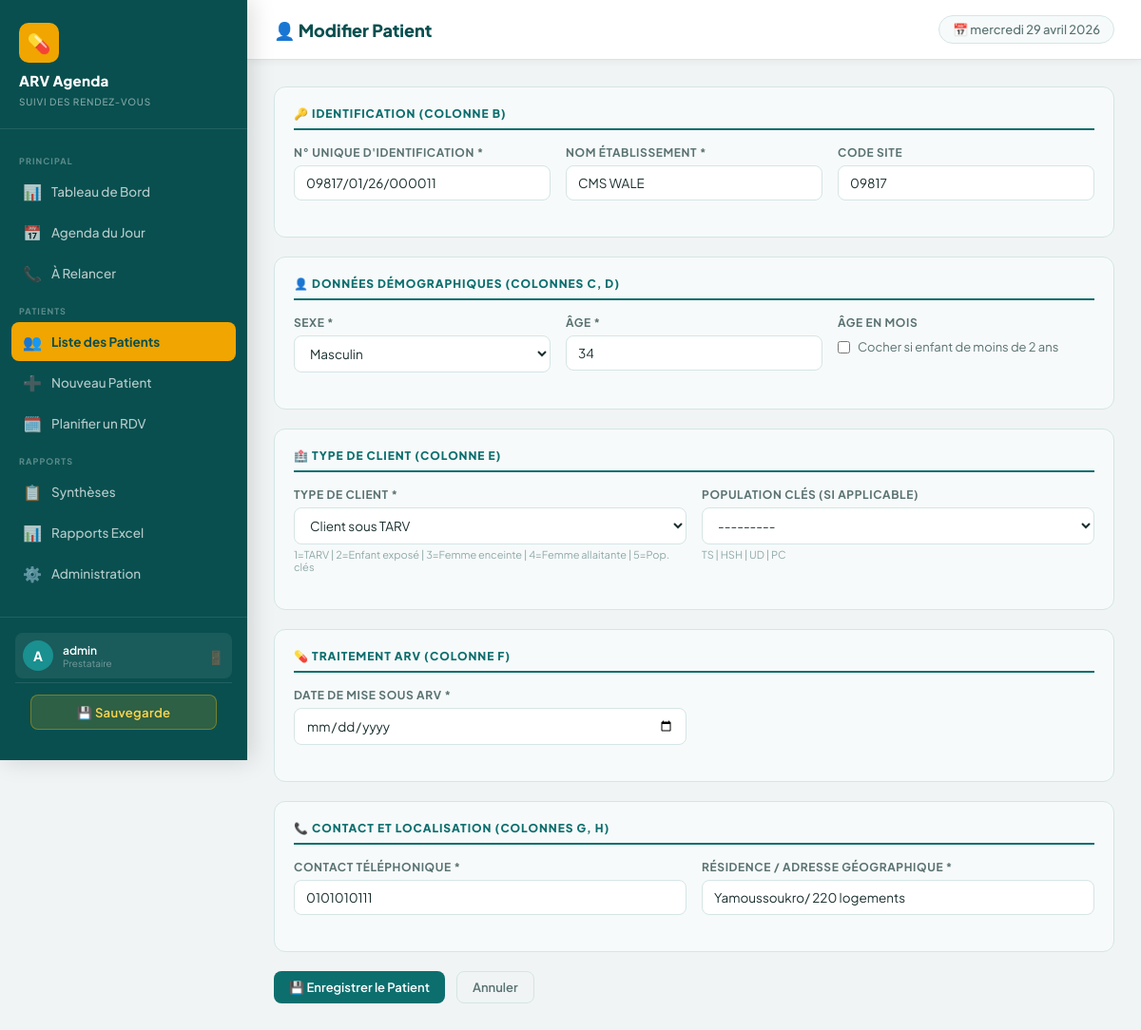
/patients/11/modifier/ (signed in), run on the app's committed database.
### agenda/models.py (models this page shows, shortened)
class Patient(models.Model):
    numero_unique = models.CharField(max_length=50, unique=True, verbose_name="N° Unique d'identification")
    code_etablissement = models.CharField(max_length=20, verbose_name="Code établissement")
    numero_site = models.CharField(max_length=20, blank=True, verbose_name="N° Site")
    sexe = models.CharField(max_length=1, choices=SEXE_CHOICES, verbose_name="Sexe")
    age = models.PositiveIntegerField(verbose_name="Âge")
    age_en_mois = models.BooleanField(default=False, verbose_name="Âge en mois (< 2 ans)")
    type_client = models.CharField(max_length=1, choices=TYPE_CLIENT_CHOICES, verbose_name="Type de client")
    population_cles = models.CharField(max_length=10, choices=POPULATION_CLES_CHOICES, blank=True, verbose_name="Population clés")
    date_mise_sous_arv = models.DateField(verbose_name="Date de mise sous ARV")
    contact_telephone = models.CharField(max_length=20, verbose_name="Contact téléphonique")
    residence_adresse = models.CharField(max_length=255, verbose_name="Résidence/Adresse géographique")
    cree_par = models.ForeignKey(User, on_delete=models.SET_NULL, null=True, related_name='patients_crees')
    date_creation = models.DateTimeField(auto_now_add=True)
    class Meta:
        verbose_name = "Patient"
        verbose_name_plural = "Patients"

### agenda/views.py (the view)
# urls.py: path('patients/<int:pk>/modifier/', views.patient_edit, name='patient_edit'),
@login_required
def patient_edit(request, pk):
    patient = get_object_or_404(Patient, pk=pk)
    if request.method == 'POST':
        form = PatientForm(request.POST, instance=patient)
        if form.is_valid():
            form.save()
            messages.success(request, "Patient mis à jour.")
            return redirect('patient_detail', pk=pk)
    else:
        form = PatientForm(instance=patient)
    return render(request, 'agenda/patient_form.html', {
        'form': form, 'title': 'Modifier Patient', 'patient': patient})

### templates/agenda/patient_form.html (shortened to what this page needs)
{% extends 'base.html' %}
{% block page_title %}👤 {{ title }}{% endblock %}
{% block content %}
<div style="max-width:900px;">
  <form method="post">
    <div class="form-section">
      <div class="form-section-title">🔑 Identification (Colonne B)</div>
      <div class="form-grid-3">
        <div class="form-group">
          <label class="form-label">N° Unique d'identification *</label>
          {{ form.numero_unique }}
        </div>
        <div class="form-group">
          <label class="form-label">Nom Établissement *</label>
          {{ form.code_etablissement }}
        </div>
        <div class="form-group">
          <label class="form-label">Code Site</label>
          {{ form.numero_site }}
        </div>
      </div>
    </div>
    <div class="form-section">
      <div class="form-section-title">👤 Données Démographiques (Colonnes C, D)</div>
      <div class="form-grid-3">
        <div class="form-group">
          <label class="form-label">Sexe *</label>
          {{ form.sexe }}
        </div>
        <div class="form-group">
          <label class="form-label">Âge *</label>
          {{ form.age }}
        </div>
        <div class="form-group">
          <label class="form-label">Âge en mois</label>
          <div style="display:flex;align-items:center;gap:8px;margin-top:10px;">
            {{ form.age_en_mois }}
            <span style="font-size:13px;color:var(--text-secondary);">Cocher si enfant de moins de 2 ans</span>
          </div>
        </div>
      </div>
    </div>
    <div class="form-section">
      <div class="form-section-title">🏥 Type de Client (Colonne E)</div>
      <div class="form-grid-2">
        <div class="form-group">
          <label class="form-label">Type de client *</label>
          {{ form.type_client }}
          <small style="color:var(--text-muted);font-size:11px;margin-top:4px;display:block;">
            1=TARV | 2=Enfant exposé | 3=Femme enceinte | 4=Femme allaitante | 5=Pop. clés
          </small>
        </div>
        <div class="form-group">
          <label class="form-label">Population Clés (si applicable)</label>
          {{ form.population_cles }}
          <small style="color:var(--text-muted);font-size:11px;margin-top:4px;display:block;">
            TS | HSH | UD | PC
          </small>
        </div>
      </div>
    </div>
    <div class="form-section">
      <div class="form-section-title">💊 Traitement ARV (Colonne F)</div>
      <div class="form-grid-2">
        <div class="form-group">
          <label class="form-label">Date de mise sous ARV *</label>
          {{ form.date_mise_sous_arv }}
        </div>
      </div>
    </div>
    <div class="form-section">
      <div class="form-section-title">📞 Contact et Localisation (Colonnes G, H)</div>
      <div class="form-grid-2">
        <div class="form-group">
          <label class="form-label">Contact téléphonique *</label>
          {{ form.contact_telephone }}
        </div>
        <div class="form-group">
          <label class="form-label">Résidence / Adresse géographique *</label>
          {{ form.residence_adresse }}
        </div>
      </div>
    </div>
    <div style="display:flex;gap:12px;">
      <button type="submit" class="btn btn-primary">💾 Enregistrer le Patient</button>
      <a href="{% url 'patient_list' %}" class="btn btn-ghost">Annuler</a>
    </div>
  </form>
</div>
{% endblock %}

### templates/base.html (shortened to what this page needs)
<!DOCTYPE html>
<html lang="fr">
<head>
  {% load static %}
  <link rel="stylesheet" href="{% static 'css/main.css' %}">
</head>
<body>
{% if user.is_authenticated %}
<aside class="sidebar">
  <div class="sidebar-brand">
    <div class="brand-icon">💊</div>
    {% if user.groups.all|length > 0 %}
      {% for group in user.groups.all %}
        {% if group.name == 'Agenda PTME' %}<h1>ARV Agenda</h1><small>Agenda PTME</small>
        {% elif group.name == 'Agenda Adulte' %}<h1>ARV Agenda</h1><small>Agenda Adulte</small>
        {% endif %}
      {% endfor %}
    {% else %}<h1>ARV Agenda</h1><small>Suivi des Rendez-Vous</small>
    {% endif %}
  </div>
  <nav class="sidebar-nav">
    <div class="nav-section-title">Principal</div>
    <a href="{% url 'dashboard' %}" class="nav-link {% if request.resolver_match.url_name == 'dashboard' %}active{% endif %}">
      <span class="icon">📊</span> Tableau de Bord
    </a>
    <a href="{% url 'agenda_jour' %}" class="nav-link {% if request.resolver_match.url_name == 'agenda_jour' %}active{% endif %}">
      <span class="icon">📅</span> Agenda du Jour
    </a>
    <a href="{% url 'a_relancer_list' %}" class="nav-link {% if request.resolver_match.url_name == 'a_relancer_list' %}active{% endif %}">
      <span class="icon">📞</span> À Relancer
    </a>
    <div class="nav-section-title">Patients</div>
    <a href="{% url 'patient_list' %}" class="nav-link {% if 'patient' in request.resolver_match.url_name %}active{% endif %}">
      <span class="icon">👥</span> Liste des Patients
    </a>
    <a href="{% url 'patient_create' %}" class="nav-link">
      <span class="icon">➕</span> Nouveau Patient
    </a>
    <a href="{% url 'rdv_create' %}" class="nav-link">
      <span class="icon">🗓️</span> Planifier un RDV
    </a>
    <div class="nav-section-title">Rapports</div>
    <a href="{% url 'synthese_list' %}" class="nav-link {% if 'synthese' in request.resolver_match.url_name %}active{% endif %}">
      <span class="icon">📋</span> Synthèses
    </a>
    <a href="{% url 'rapport_page' %}" class="nav-link {% if request.resolver_match.url_name == 'rapport_page' or request.resolver_match.url_name == 'rapport_export' %}active{% endif %}">
      <span class="icon">📊</span> Rapports Excel
    </a>
    {% if user.is_staff %}
    <a href="/admin/" class="nav-link">
      <span class="icon">⚙️</span> Administration
    </a>
    {% endif %}
  </nav>
  <div class="sidebar-footer">
    <div class="user-info">
      <div class="user-avatar">{{ user.username|slice:":1"|upper }}</div>
      <div class="user-details">
        <div class="user-name">{{ user.get_full_name|default:user.username }}</div>
        <div class="user-role">
        {% for group in user.groups.all %}
          {% if group.name == 'Agenda PTME' or group.name == 'Agenda Adulte' %}{{ group.name }}{% endif %}
        {% empty %}Prestataire{% endfor %}
      </div>
      </div>
      <form method="POST" action="{% url 'logout' %}" class="logout-form">
        <button type="submit" class="btn-logout" title="Déconnexion">🚪</button>
      </form>
    </div>
    {% if user.is_staff %}
    <div class="sidebar-backup">
      <a href="{% url 'backup_download' %}"
         class="btn-backup"
         onclick="return confirm('Lancer une sauvegarde complète du système ?')"
         title="Sauvegarder la base de données et les fichiers">
        💾 Sauvegarde
      </a>
    </div>
    {% endif %}
  </div>
</aside>
<div class="main-content">
  <div class="topbar">
    <span class="topbar-title">{% block page_title %}ARV Agenda{% endblock %}</span>
    <span class="topbar-date">📅 {% now "l d F Y" %}</span>
  </div>
  <div class="page-content">
    {% block content %}{% endblock %}
  </div>
</div>
{% else %}
{% block auth_content %}{% endblock %}
{% endif %}
</body>
</html>

### data on the page
Patient: numero_unique "09817/01/26/000011", code_etablissement "CMS WALE", numero_site "09817", sexe "Masculin", age "34", type_client "Client sous TARV", population_cles "---------", contact_telephone "0101010111", residence_adresse "Yamoussoukro/ 220 logements"

### other printed values
{{ user.username|slice:":1"|upper }} "A"
{{ user.get_full_name|default:user.username }} "admin"
{{ title }} "Modifier Patient"
